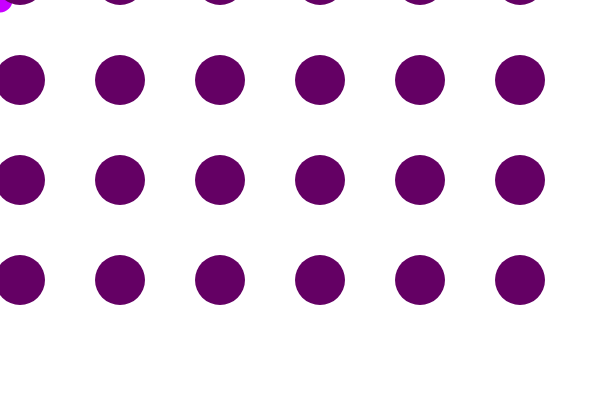
Frame 1 (no input)
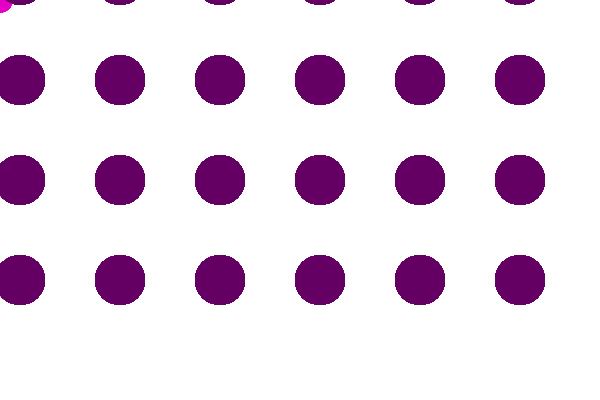
Frame 60 (no input)
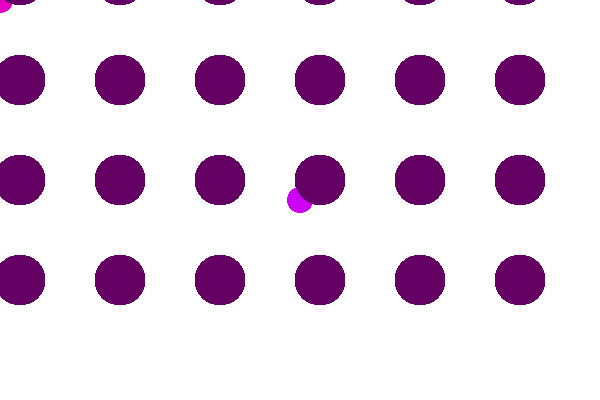
Frame 120 (the mouse pressed at the canvas centre since frame 60)

The p5.js sketch that drew these frames (run headless with seeded random() and noise() and a simulated clock; from frame 60 on, the mouse is pressed at the canvas centre):

// p5.js sketch
// ── sketch.js
var myRed = 200;
var myGreen = 0;
var myBlue = 255;
//draw a circle
function circle(x, y, size) {
  ellipse(x, y, size, size);
}
//set up the background
function setup() {
  createCanvas(600,400);
  background(255,255,255);
  
}

//function bullseye(x, y, d, nRings, color1, color2, color3){
  //  noStroke();
  //  fill(color1);
  //  circle(x,y,d);
  //  fill(color2);
  //  circle(x, y, (2/3)*d);
  //  fill(color3);
  //  circle(x,y,(1/3)*d);
    
  //  for(var i=0; i<nRings; i++){
  //    circle(x,y,d);
  //    d = d/2; 
  //  }
//}

function draw() {
  noStroke();
  fill(myRed, myGreen, myBlue);
  circle(mouseX, mouseY, 25);
  myRed = myRed + 0.5;
  myBlue = myBlue - 1;
  
  if(myRed >= 255) {
    myRed = 200;
    myBlue = 255;
  }
  
  for(var r=0; r<width; r+=100){
    for(var c=0; c<height; c+=100) {
      fill(100,0,100);
      circle(r+20, c-20, 50);
    }
  }
  
  //if (mouseIsPressed == true) {
   // noStroke();
   // fill(0, 0, 0);
   // circle(mouseX, mouseY, 100);
 // }
  
  // function mousePressed(){
    //color1=fill(40,40,40);
    //color2=fill(30,30,30);
    //color3=fill(20,20,20);
    //bullseye(200,200,30,3,color1,color2,color3);
  //} 
}
